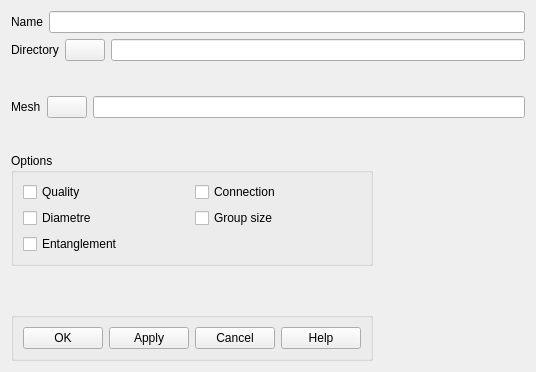
<?xml version="1.0" encoding="UTF-8"?>
<ui version="4.0">
 <class>MeshInfo</class>
 <widget class="QDialog" name="MeshInfo">
  <property name="geometry">
   <rect>
    <x>0</x>
    <y>0</y>
    <width>536</width>
    <height>372</height>
   </rect>
  </property>
  <property name="sizePolicy">
   <sizepolicy hsizetype="Fixed" vsizetype="Fixed">
    <horstretch>0</horstretch>
    <verstretch>0</verstretch>
   </sizepolicy>
  </property>
  <property name="windowTitle">
   <string>Information on a mesh</string>
  </property>
  <property name="autoFillBackground">
   <bool>true</bool>
  </property>
  <layout class="QGridLayout" name="gridLayout_2">
   <item row="0" column="0" colspan="2">
    <layout class="QHBoxLayout">
     <property name="spacing">
      <number>6</number>
     </property>
     <property name="margin">
      <number>0</number>
     </property>
     <item>
      <widget class="QLabel" name="Name">
       <property name="text">
        <string>Name</string>
       </property>
      </widget>
     </item>
     <item>
      <widget class="QLineEdit" name="LECaseName">
       <property name="minimumSize">
        <size>
         <width>382</width>
         <height>21</height>
        </size>
       </property>
      </widget>
     </item>
    </layout>
   </item>
   <item row="1" column="0" colspan="2">
    <layout class="QHBoxLayout">
     <property name="spacing">
      <number>6</number>
     </property>
     <property name="margin">
      <number>0</number>
     </property>
     <item>
      <widget class="QLabel" name="Directory">
       <property name="text">
        <string>Directory</string>
       </property>
      </widget>
     </item>
     <item>
      <widget class="QPushButton" name="PushDir">
       <property name="text">
        <string/>
       </property>
       <property name="autoDefault">
        <bool>false</bool>
       </property>
      </widget>
     </item>
     <item>
      <widget class="QLineEdit" name="LEDirName">
       <property name="minimumSize">
        <size>
         <width>382</width>
         <height>21</height>
        </size>
       </property>
      </widget>
     </item>
    </layout>
   </item>
   <item row="2" column="0">
    <spacer>
     <property name="orientation">
      <enum>Qt::Vertical</enum>
     </property>
     <property name="sizeHint" stdset="0">
      <size>
       <width>20</width>
       <height>18</height>
      </size>
     </property>
    </spacer>
   </item>
   <item row="3" column="0" colspan="2">
    <layout class="QHBoxLayout">
     <property name="spacing">
      <number>6</number>
     </property>
     <property name="margin">
      <number>0</number>
     </property>
     <item>
      <widget class="QLabel" name="Mesh_2">
       <property name="text">
        <string>Mesh</string>
       </property>
      </widget>
     </item>
     <item>
      <widget class="QPushButton" name="PushFichier">
       <property name="text">
        <string/>
       </property>
       <property name="autoDefault">
        <bool>false</bool>
       </property>
      </widget>
     </item>
     <item>
      <widget class="QLineEdit" name="LEFileName">
       <property name="minimumSize">
        <size>
         <width>382</width>
         <height>21</height>
        </size>
       </property>
      </widget>
     </item>
    </layout>
   </item>
   <item row="4" column="0">
    <spacer>
     <property name="orientation">
      <enum>Qt::Vertical</enum>
     </property>
     <property name="sizeHint" stdset="0">
      <size>
       <width>20</width>
       <height>1</height>
      </size>
     </property>
    </spacer>
   </item>
   <item row="5" column="0">
    <widget class="QGroupBox" name="GBOptions">
     <property name="title">
      <string>Options</string>
     </property>
     <layout class="QGridLayout" name="gridLayout">
      <item row="0" column="0">
       <widget class="QCheckBox" name="CBQuality">
        <property name="text">
         <string>Quality</string>
        </property>
       </widget>
      </item>
      <item row="0" column="1">
       <widget class="QCheckBox" name="CBConnection">
        <property name="text">
         <string>Connection</string>
        </property>
       </widget>
      </item>
      <item row="1" column="0">
       <widget class="QCheckBox" name="CBDiametre">
        <property name="text">
         <string>Diametre</string>
        </property>
       </widget>
      </item>
      <item row="1" column="1">
       <widget class="QCheckBox" name="CBBlockSize">
        <property name="text">
         <string>Group size</string>
        </property>
       </widget>
      </item>
      <item row="2" column="0" colspan="2">
       <widget class="QCheckBox" name="CBEntanglement">
        <property name="text">
         <string>Entanglement</string>
        </property>
       </widget>
      </item>
     </layout>
    </widget>
   </item>
   <item row="6" column="0">
    <spacer name="verticalSpacer">
     <property name="orientation">
      <enum>Qt::Vertical</enum>
     </property>
     <property name="sizeHint" stdset="0">
      <size>
       <width>20</width>
       <height>40</height>
      </size>
     </property>
    </spacer>
   </item>
   <item row="7" column="0">
    <widget class="QGroupBox" name="GroupButtons">
     <property name="title">
      <string/>
     </property>
     <layout class="QGridLayout">
      <property name="margin">
       <number>9</number>
      </property>
      <property name="spacing">
       <number>6</number>
      </property>
      <item row="0" column="4">
       <widget class="QPushButton" name="buttonHelp">
        <property name="text">
         <string>Help</string>
        </property>
        <property name="autoDefault">
         <bool>false</bool>
        </property>
       </widget>
      </item>
      <item row="0" column="1">
       <widget class="QPushButton" name="buttonApply">
        <property name="text">
         <string>Apply</string>
        </property>
        <property name="autoDefault">
         <bool>false</bool>
        </property>
       </widget>
      </item>
      <item row="0" column="0">
       <widget class="QPushButton" name="buttonOk">
        <property name="text">
         <string>OK</string>
        </property>
        <property name="autoDefault">
         <bool>false</bool>
        </property>
       </widget>
      </item>
      <item row="0" column="2">
       <widget class="QPushButton" name="buttonCancel">
        <property name="text">
         <string>Cancel</string>
        </property>
        <property name="autoDefault">
         <bool>false</bool>
        </property>
       </widget>
      </item>
     </layout>
    </widget>
   </item>
   <item row="7" column="1">
    <spacer name="spacer_2">
     <property name="orientation">
      <enum>Qt::Horizontal</enum>
     </property>
     <property name="sizeType">
      <enum>QSizePolicy::Fixed</enum>
     </property>
     <property name="sizeHint" stdset="0">
      <size>
       <width>128</width>
       <height>25</height>
      </size>
     </property>
    </spacer>
   </item>
  </layout>
 </widget>
 <resources/>
 <connections/>
</ui>
